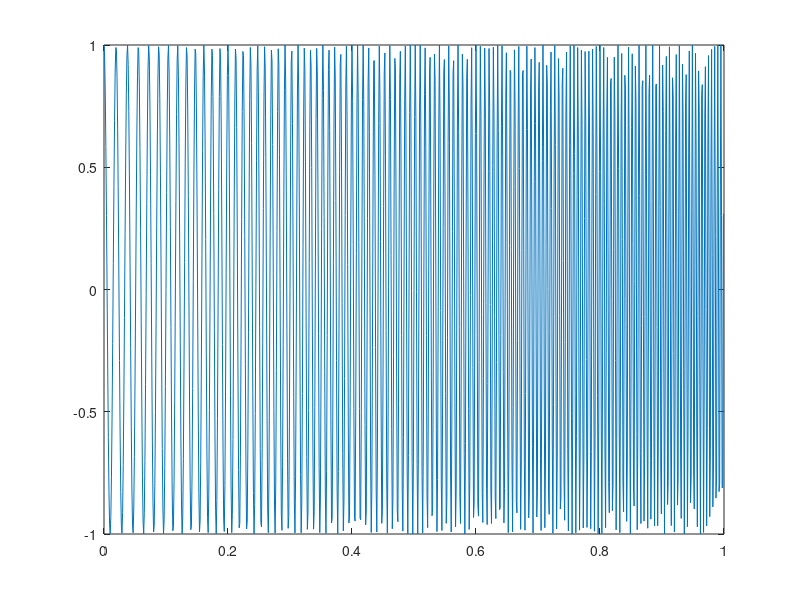
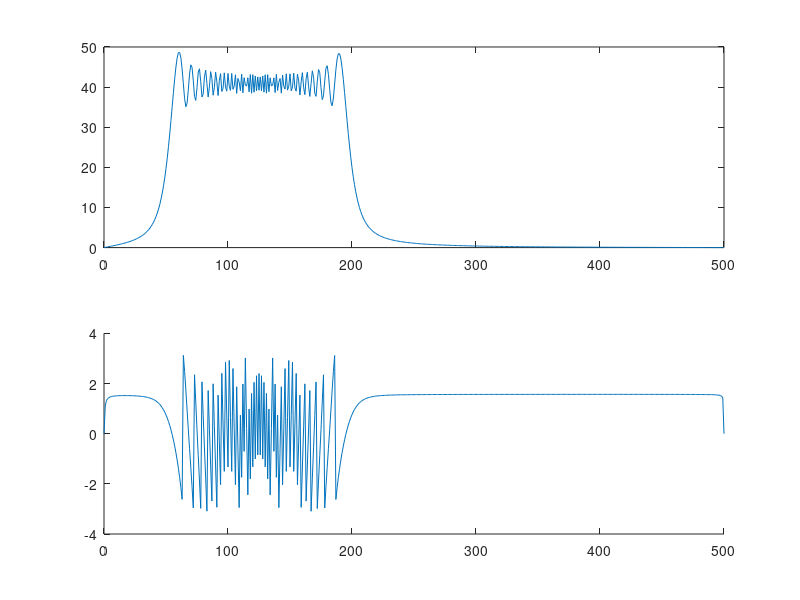

MATLAB code for these plots, in order:
fs=1000;
N=1000;

f0=50;
A=1;
fai=0;
w=2*pi*f0;
n=0:N-1;
t=n/fs;
% xn=A*sin(w*t+fai);
% xn=rand(1,N);
xn=chirp(t,50,1,200);

figure(1)
plot(t,xn)

% win=hann(length(xn));
% X=fft(xn.*win');
X=fft(xn);

T=N/fs;
df=1/T;
f=0:df:fs/2;
XA=abs(X);
XP=angle(X);

figure(2)
subplot(211)
% hold on
% plot(f,20*log10(XA(1:length(f))));
plot(f,XA(1:length(f)));
subplot(212)
hold on
plot(f,XP(1:length(f)));



